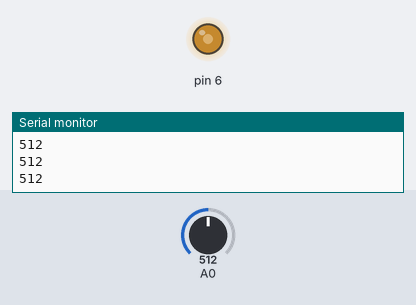
Recording of a sketch running on a simulated Arduino Uno, built with avr-gcc and run on an emulated ATmega328P. Parts: output pins drawn as LEDs (lit = HIGH), the last lines printed to the serial monitor. The inputs (shaded band) are chosen by the test bench; at power-on: A0 = 512.

Above: at 1.2 s.
1.3 s: A0 set to 716
At 1.8 s:
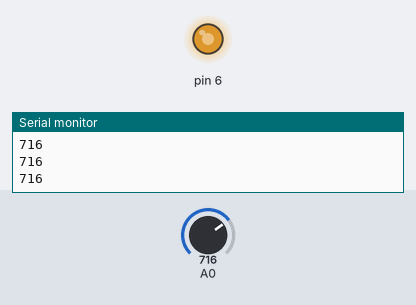
2.8 s: A0 set to 900
At 3.1 s:
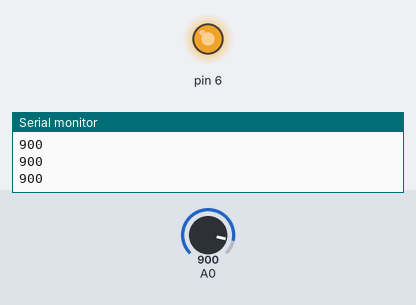
4.3 s: A0 set to 122
At 5.3 s:
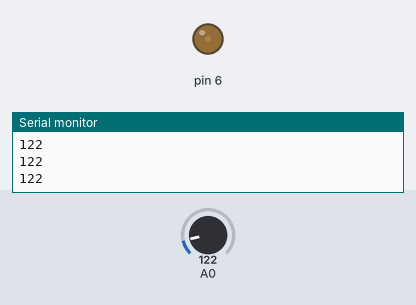
5.8 s: A0 set to 0
At 6.5 s:
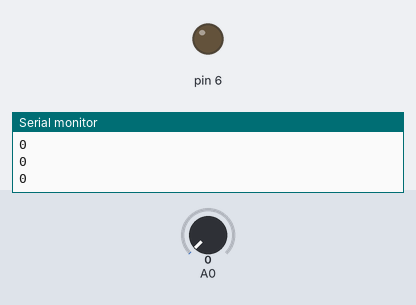
7.3 s: A0 set to 511
At 7.6 s:
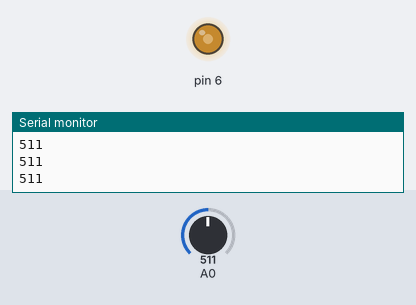
Timing chart, 0 to 9.8 s (numbered marks = the images above; inputs shaded):
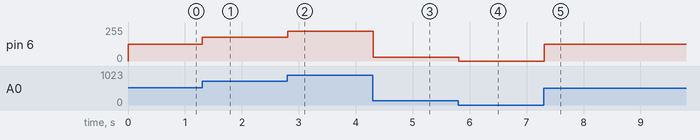

The sketch:

lab3p1.ino
```cpp
// C++ code
//
void setup()
{

  pinMode(6, OUTPUT);
  pinMode(A0, INPUT);
  Serial.begin(9600);

}

void loop()
{


  //sensor will have a value of 0-1023
  int sensor = analogRead(A0);

  Serial.println(sensor);

  int sensoradj = map(sensor, 0, 1023, 0, 255);

  //analog write wants a value of 0-255
  analogWrite(6, sensoradj);


}
```

Measured:
- after the input at 1.3 s, pin 6: 127/255 → 178/255 at once
- after the input at 2.8 s, pin 6: 178/255 → 224/255 at once
- after the input at 4.3 s, pin 6: 224/255 → 30/255 at once
- after the input at 5.8 s, pin 6: 30/255 → 0/255 at once
- after the input at 7.3 s, pin 6: 0/255 → 127/255 at once
